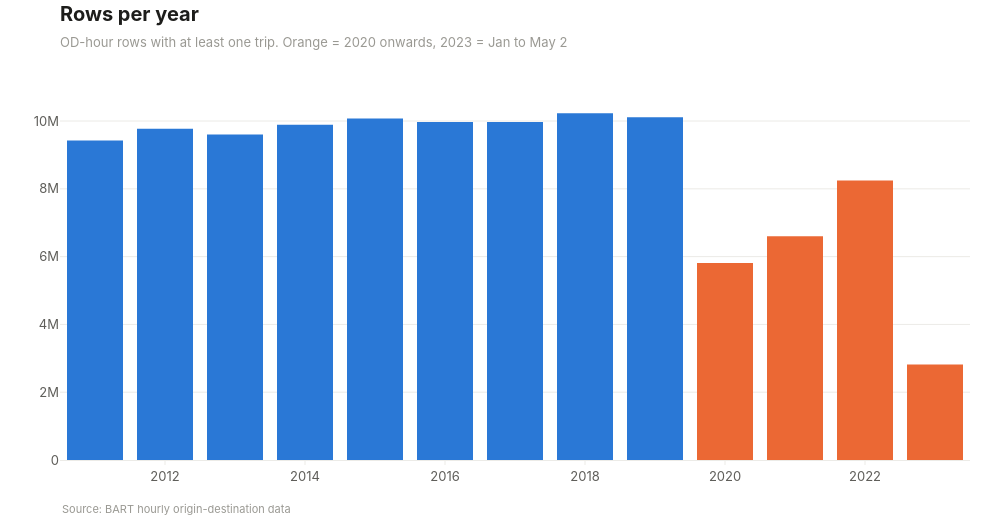

Notebook cell for this chart:
### Markdown cell above
ตัวเลขนี้นับจาก CSV ดิบ ยังรวมแถวซ้ำ 16,078 แถว (ช่วงตี 0-2 ของวันปีใหม่ ที่ติดมาในไฟล์ปีก่อนหน้า ดูใน notebook 01)
แถวซ้ำถูกนับเข้าปีตามวันที่ ปี 2012-2018 จึงมี rows และ trips เกินจริงเล็กน้อย ส่วน days ไม่เปลี่ยน

### Code cell
colors = []
for year in by_year["year"]:
    if year >= 2020:
        colors.append(viz.CONTRAST)
    else:
        colors.append(viz.ACCENT)

bars = go.Bar(
    x=by_year["year"],
    y=by_year["rows"],
    marker_color=colors,
    customdata=by_year[["trips", "days"]],
    hovertemplate="%{x}<br>%{y:,} rows<br>%{customdata[0]:,} trips in %{customdata[1]} days<extra></extra>",
)

fig = go.Figure(bars)
fig.update_layout(hovermode="closest", showlegend=False)
fig.update_yaxes(tickformat="~s")

viz.titled(fig, "Rows per year", "OD-hour rows with at least one trip. Orange = 2020 onwards, 2023 = Jan to May 2")
viz.note(fig, "Source: BART hourly origin-destination data")
viz.save(fig, "00_rows_per_year")
fig

### Figure 1 — Plotly figure (JSON) as saved in the notebook; plotly's stock layout.template omitted (floating-point values rounded to 4 significant figures)
{"data": [{"customdata": [[106400000.0, 363.0], [115400000.0, 365.0], [117000000.0, 363.0], [124100000.0, 365.0], [127800000.0, 365.0], [128200000.0, 366.0], [122900000.0, 365.0], [120500000.0, 365.0], [118600000.0, 365.0], [31430000.0, 362.0], [24960000.0, 365.0], [41990000.0, 365.0], [15450000.0, 122.0]], "hovertemplate": "%{x}<br>%{y:,} rows<br>%{customdata[0]:,} trips in %{customdata[1]} days<extra></extra>", "marker": {"color": ["#2a78d6", "#2a78d6", "#2a78d6", "#2a78d6", "#2a78d6", "#2a78d6", "#2a78d6", "#2a78d6", "#2a78d6", "#eb6834", "#eb6834", "#eb6834", "#eb6834"]}, "type": "bar", "x": [2011, 2012, 2013, 2014, 2015, 2016, 2017, 2018, 2019, 2020, 2021, 2022, 2023], "y": [9428124, 9771799, 9606163, 9891760, 10074967, 9973949, 9974158, 10229648, 10114285, 5811863, 6598064, 8245370, 2815982]}], "layout": {"annotations": [{"font": {"color": "#9a9993", "size": 11}, "showarrow": false, "text": "Source: BART hourly origin-destination data", "x": 0, "xanchor": "left", "xref": "paper", "y": -0.16, "yref": "paper"}], "height": 520, "hovermode": "closest", "showlegend": false, "title": {"text": "<b>Rows per year</b><br><span style='font-size:13px;color:#9a9993'>OD-hour rows with at least one trip. Orange = 2020 onwards, 2023 = Jan to May 2</span>"}, "width": 1000, "yaxis": {"tickformat": "~s"}}}
